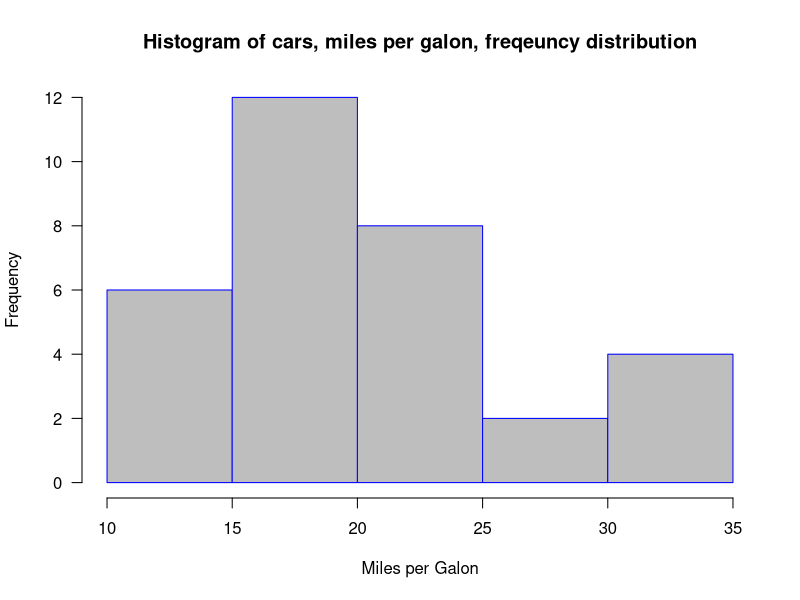
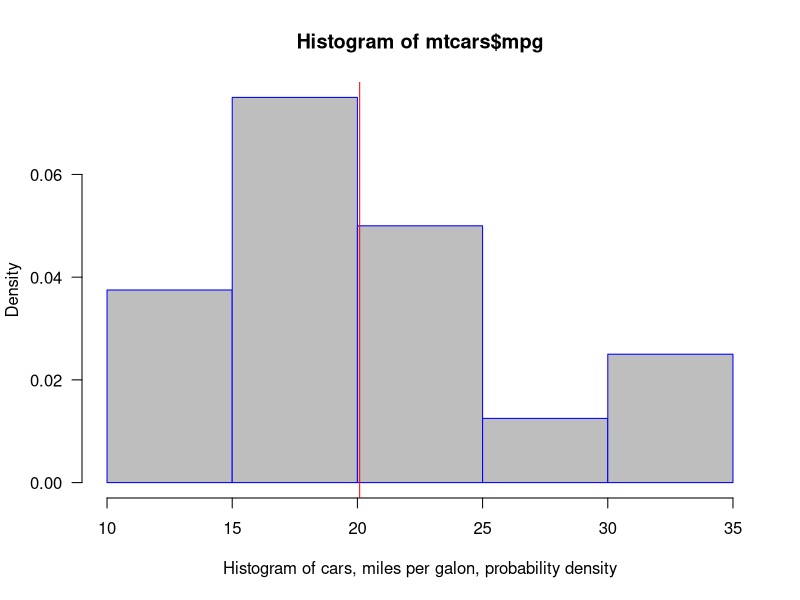
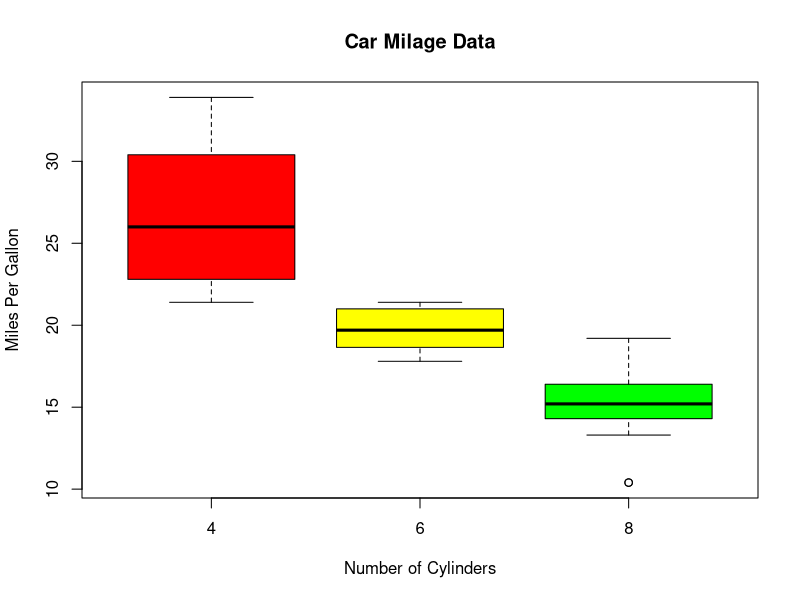
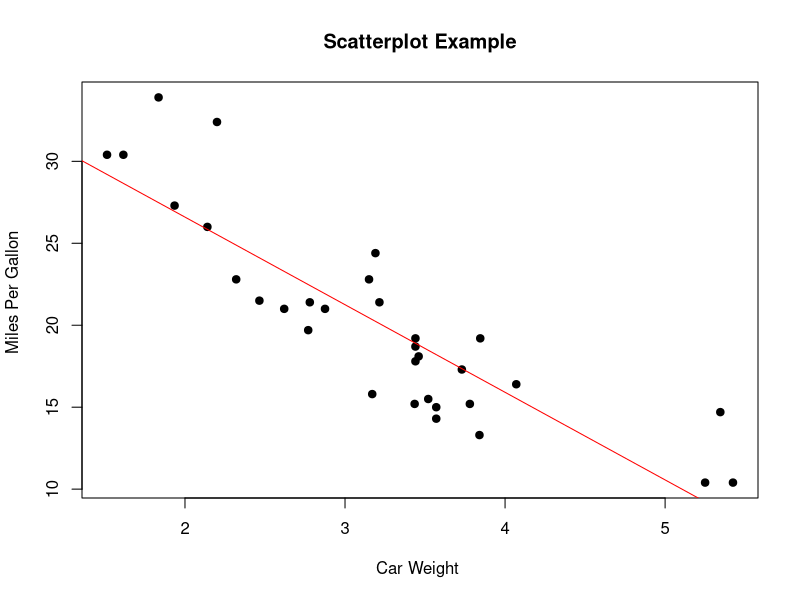

The R source for these figures, in order:
## ---- chunk 1
knitr::opts_chunk$set(echo = TRUE)
## ---- chunk 2

hist(mtcars$mpg, 
     main="Histogram of cars, miles per galon, freqeuncy distribution", 
     xlab="Miles per Galon", 
     border="blue", 
     col="grey",
     las=1, 
     breaks=5)
## ---- chunk 3
#Probability 

phs=hist(mtcars$mpg, 
     xlab="Histogram of cars, miles per galon, probability density", 
     border="blue", 
     col="grey",
     las=1, 
     breaks=5,
     prob = TRUE
     )
#draw a mean line
abline(v=mean(mtcars$mpg),col="red")

## ---- chunk 4

boxplot(mpg~cyl,data=mtcars, main="Car Milage Data", 
  	xlab="Number of Cylinders", ylab="Miles Per Gallon", col=(c("red","yellow","green")))

## ---- chunk 5

attach(mtcars)
plot(wt, mpg, main="Scatterplot Example", 
  	xlab="Car Weight ", ylab="Miles Per Gallon ", pch=19)

abline(lm(mpg~wt), col="red") # regression line (y~x)
